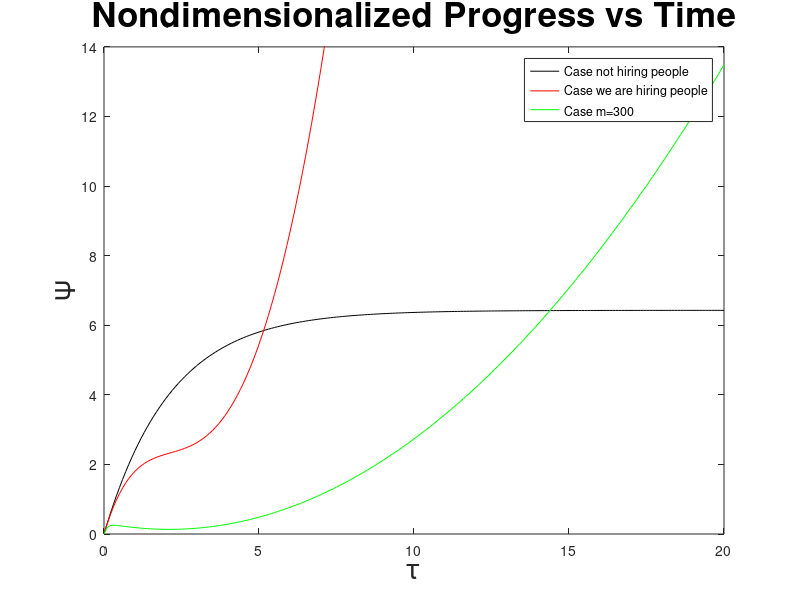

The MATLAB source for this figure:
close all;clear all;clc;



X = @(t) (r-s)*t + X0;
Y = @(t) ((s*r-s^2)/(2*k))*t^2 + (s/k)*X0*t + Y0;
% Case we are not hiring
r = 0;
s = 0;
k = 30;
l = 10;
m = 14;
X0 = 0;
Y0 = 3;

f = figure;
tspan = 0:0.1:20;
ode1 = @(t,y) [(r-s); (s/k)*y(1); y(2)-(m/k)*y(3)-(l/k)*y(1)];
[tout,yout] = ode45(ode1,tspan,[X0,Y0,0]);
plot(tout,yout(:,3),'k-');
hold on;

% Case we are hiring, half of the junior staff turn seniors.
r = 10;
s = 5;
k = 30;
l = 10;
m = 14;
X0 = 0;
Y0 = 3;


ode1 = @(t,y) [(r-s); (s/k)*y(1); y(2)-(m/k)*y(3)-(l/k)*y(1)];
[tout,yout] = ode45(ode1,tspan,[X0,Y0,0]);
plot(tout,yout(:,3),'r-');

% Case when m is really big
r = 10;
s = 5;
k = 30;
l = 10;
X0 = 0;
Y0 = 3;
m = 300;

ode1 = @(t,y) [(r-s); (s/k)*y(1); y(2)-(m/k)*y(3)-(l/k)*y(1)];
[tout,yout] = ode45(ode1,tspan,[X0,Y0,0]);
axis([0 tspan(end) 0 14]);
plot(tout,yout(:,3),'g-');

title('Nondimensionalized Progress vs Time','Fontsize',25);
ylabel('\Psi','Fontsize',20);
xlabel('\tau','Fontsize',20);
legend('Case not hiring people','Case we are hiring people','Case m=300');

mkdir('..','images');
saveas(f, '../images/caseIII.png');